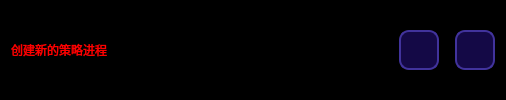
       <widget class="QFrame" name="frame_2">
        <property name="minimumSize">
         <size>
          <width>0</width>
          <height>40</height>
         </size>
        </property>
        <property name="styleSheet">
         <string notr="true">QFrame {
	background-color: rgb(0, 0, 0);
	border: none;
	
	border-radius: 20px;
}

</string>
        </property>
        <property name="frameShape">
         <enum>QFrame::StyledPanel</enum>
        </property>
        <property name="frameShadow">
         <enum>QFrame::Raised</enum>
        </property>
        <layout class="QHBoxLayout" name="horizontalLayout_2">
         <item>
          <widget class="QLabel" name="label_tital_6">
           <property name="minimumSize">
            <size>
             <width>0</width>
             <height>50</height>
            </size>
           </property>
           <property name="maximumSize">
            <size>
             <width>16777215</width>
             <height>50</height>
            </size>
           </property>
           <property name="styleSheet">
            <string notr="true">font: 700 20pt &quot;等线&quot;;
color: rgb(255, 0, 0);
border: none;</string>
           </property>
           <property name="text">
            <string>创建新的策略进程</string>
           </property>
          </widget>
         </item>
         <item>
          <spacer name="horizontalSpacer_2">
           <property name="orientation">
            <enum>Qt::Horizontal</enum>
           </property>
           <property name="sizeHint" stdset="0">
            <size>
             <width>40</width>
             <height>20</height>
            </size>
           </property>
          </spacer>
         </item>
         <item>
          <widget class="QLabel" name="label_info">
           <property name="sizePolicy">
            <sizepolicy hsizetype="Expanding" vsizetype="Preferred">
             <horstretch>0</horstretch>
             <verstretch>0</verstretch>
            </sizepolicy>
           </property>
           <property name="minimumSize">
            <size>
             <width>200</width>
             <height>0</height>
            </size>
           </property>
           <property name="styleSheet">
            <string notr="true">font: 700 16pt &quot;等线&quot;;
color: rgb(0, 255, 0);
border: none;</string>
           </property>
           <property name="text">
            <string/>
           </property>
          </widget>
         </item>
         <item>
          <spacer name="horizontalSpacer_3">
           <property name="orientation">
            <enum>Qt::Horizontal</enum>
           </property>
           <property name="sizeHint" stdset="0">
            <size>
             <width>40</width>
             <height>20</height>
            </size>
           </property>
          </spacer>
         </item>
         <item>
          <widget class="QPushButton" name="Btn_min_window">
           <property name="minimumSize">
            <size>
             <width>40</width>
             <height>40</height>
            </size>
           </property>
           <property name="maximumSize">
            <size>
             <width>40</width>
             <height>40</height>
            </size>
           </property>
           <property name="styleSheet">
            <string notr="true">QPushButton {
	border: 2px solid rgb(65, 51, 156);
	border-radius: 10px;
	background-color: rgb(20, 9, 70);
	text-align: center;
}

QPushButton:hover {
	background-color: rgb(31, 31, 50);
	border: 2px solid rgb(255, 85, 0);
}

QPushButton:pressed {
	background-color: rgb(21, 21, 21)
}</string>
           </property>
           <property name="text">
            <string/>
           </property>
           <property name="icon">
            <iconset resource="resource.qrc">
             <normaloff>:/图标/icons/最小化.svg</normaloff>:/图标/icons/最小化.svg</iconset>
           </property>
           <property name="iconSize">
            <size>
             <width>30</width>
             <height>30</height>
            </size>
           </property>
          </widget>
         </item>
         <item>
          <spacer name="horizontalSpacer">
           <property name="orientation">
            <enum>Qt::Horizontal</enum>
           </property>
           <property name="sizeType">
            <enum>QSizePolicy::Fixed</enum>
           </property>
           <property name="sizeHint" stdset="0">
            <size>
             <width>10</width>
             <height>20</height>
            </size>
           </property>
          </spacer>
         </item>
         <item>
          <widget class="QPushButton" name="Btn_close_window">
           <property name="minimumSize">
            <size>
             <width>40</width>
             <height>40</height>
            </size>
           </property>
           <property name="maximumSize">
            <size>
             <width>40</width>
             <height>40</height>
            </size>
           </property>
           <property name="styleSheet">
            <string notr="true">QPushButton {
	border: 2px solid rgb(65, 51, 156);
	border-radius: 10px;
	background-color: rgb(20, 9, 70);
	text-align: center;
}

QPushButton:hover {
	background-color: rgb(31, 31, 50);
	border: 2px solid rgb(255, 85, 0);
}

QPushButton:pressed {
	background-color: rgb(21, 21, 21)
}</string>
           </property>
           <property name="text">
            <string/>
           </property>
           <property name="icon">
            <iconset resource="resource.qrc">
             <normaloff>:/图标/icons/关闭.svg</normaloff>:/图标/icons/关闭.svg</iconset>
           </property>
           <property name="iconSize">
            <size>
             <width>35</width>
             <height>35</height>
            </size>
           </property>
          </widget>
         </item>
        </layout>
       </widget>
